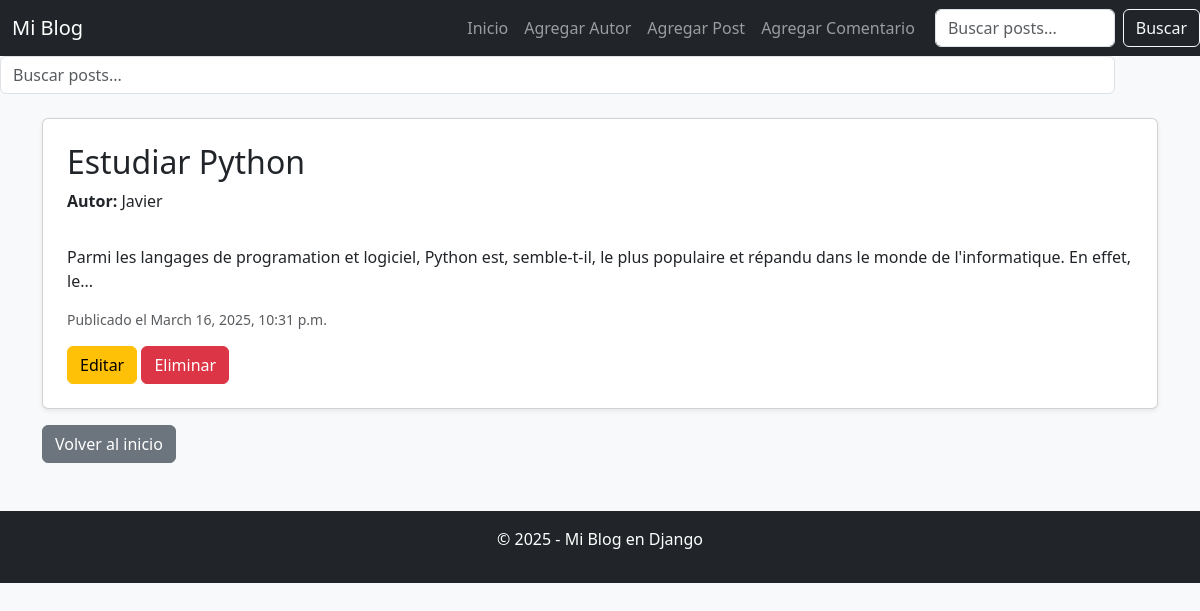
The app's page /post/1/ with its own data.
### blog/models.py (models this page shows, shortened)
class Post(models.Model):
    titulo = models.CharField(max_length=200)
    contenido = models.TextField()
    autor = models.ForeignKey('Autor', on_delete=models.CASCADE)
    fecha_publicacion = models.DateTimeField(auto_now_add=True)
    imagen = models.ImageField(upload_to='post_images/', blank=True, null=True)  # Nuevo campo

class Autor(models.Model):
    nombre = models.CharField(max_length=100)
    email = models.EmailField(unique=True)
    biografia = models.TextField(blank=True, null=True)

### blog/views.py (the view)
# urls.py: path('post/<int:post_id>/', detalle_post, name='detalle_post'),
def detalle_post(request, post_id):
    post = Post.objects.get(id=post_id)
    return render(request, 'blog/detalle_post.html', {'post': post})

### blog/templates/blog/detalle_post.html (shortened to what this page needs)
{% extends 'blog/base.html' %}
{% block content %}
<div class="card p-4 shadow-sm">
    <h2>{{ post.titulo }}</h2>
    <p><strong>Autor:</strong> {{ post.autor.nombre }}</p>
    <p class="mt-3">{{ post.contenido }}</p>
    <small class="text-muted">Publicado el {{ post.fecha_publicacion }}</small>
    <div class="mt-3">
        <a href="{% url 'editar_post' post.id %}" class="btn btn-warning">Editar</a>
        <a href="{% url 'eliminar_post' post.id %}" class="btn btn-danger">Eliminar</a>
    </div>
</div>
<a href="{% url 'inicio' %}" class="btn btn-secondary mt-3">Volver al inicio</a>
{% endblock %}

### records on screen
Post: titulo "Estudiar Python", autor.nombre "Javier", contenido "Parmi les langages de programation et logiciel, Python est, semble-t-il, le plus populaire et répandu dans le monde de l'informatique. En effet, le...", fecha_publicacion "March 16, 2025, 10:31 p.m."
